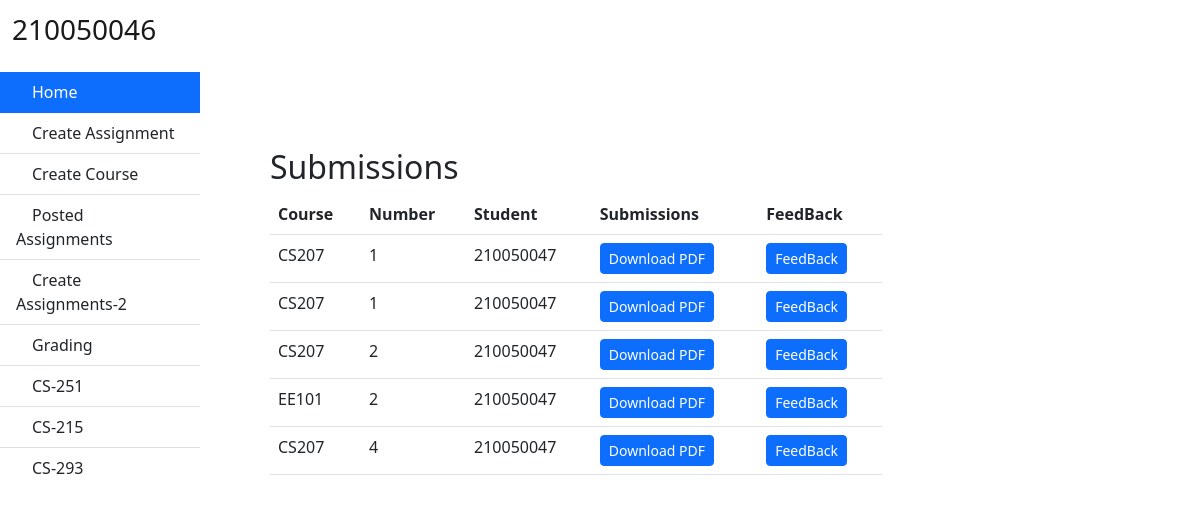
The page /accounts/submissions/ (signed in) on the database its author committed.
### accounts/models.py (models this page shows)
class Solution(models.Model):
	username = models.CharField(max_length=500,default="")
	num = models.PositiveIntegerField(default=1)
	course = models.CharField(max_length=5, default='')
	Submission = models.FileField(upload_to="submission/", null=True, blank=True)

### accounts/views.py (the view)
# urls.py: re_path(r'submissions/$', views.submissions, name='submissions'),
def submissions(request):
	user_profile = UserProfile.objects.get(user = request.user)
	if user_profile.identity != 'teacher':
		logout(request)
		return HttpResponseRedirect('/accounts')
	Assignments = Assignment.objects.filter(username = user_profile.user.username)
	Solutions = Solution.objects.all()
	context = {
		'Assignments': Assignments,
		'Solutions': Solutions,
	}
	return render(request, 'accounts/submissions.html', context)

### templates/accounts/submissions.html (shortened to what this page needs)
<!doctype html>
<html lang="en">
  <head>
    <link href="https://cdn.jsdelivr.net/npm/bootstrap@5.2.2/dist/css/bootstrap.min.css" rel="stylesheet">
  </head>
  <body>
   <header>
    <nav id="sidebarMenu" class="collapse d-lg-block sidebar collapse bg-white">
        <div class="position-sticky  col-md-6 col-lg-2 d-none d-md-block">
          <div class="list-group list-group-flush mx-8 mt-4">
            <br> <br>
            <a href="./" class="list-group-item list-group-item-action py-2 ripple active">
              <span>Home</span>
            </a>
            <a href="./../upload_t/" class="list-group-item list-group-item-action py-2 ripple"><span>Create Assignment</span></a>
            <a href="./../course/" class="list-group-item list-group-item-action py-2 ripple"><span>Create Course</span></a>
            <a href="./../assignments/" class="list-group-item list-group-item-action py-2 ripple">
              <span>Posted Assignments</span>
            </a>
            <a href="./../new_upload_t/" class="list-group-item list-group-item-action py-2 ripple">
              <span>Create Assignments-2</span>
            </a>
            <a href="./../grade" class="list-group-item list-group-item-action py-2 ripple"><span>Grading</span></a>
            <a href="./../assigns251/" class="list-group-item list-group-item-action py-2 ripple"><span>CS-251</span></a>
            <a href="./../assigns215/" class="list-group-item list-group-item-action py-2 ripple"><span>CS-215</span></a>
            <a href="./../assigns293/" class="list-group-item list-group-item-action py-2 ripple"><span>CS-293</span></a>
          </div>
        </div>
      </nav>
    <nav id="main-navbar" class="navbar navbar-expand-lg navbar-light bg-white fixed-top">
      <div class="container-fluid">
        <a class="navbar-brand" href="#">
          <h3>{{ user.username }}</h3>
        </a>
      </div>
    </nav>
  </header>
<main style="margin-top: -340px;margin-left: 270px;">
  <div class="row">
    <div class="col-8">
{% block content %}
  <h2>Submissions</h2>
 <table class="table">
    <thead>
        <tr>
            <th>Course</th>
            <th>Number</th>
            <th>Student</th>
            <th>Submissions</th>
            <th>FeedBack</th>
        </tr>
    </thead>
    <tbody>
      {% for assign in Assignments %}
        {% for soln in Solutions %}
          {% if assign.course == soln.course %}
            {% if assign.num == soln.num %}
        <tr>
          <td>{{ soln.course }}</td>
          <td>{{ soln.num }}</td>
          <td>{{ soln.username }}</td>
          <td>
            <a href="{{ soln.Submission.url }}" class="btn btn-primary btn-sm">
                Download PDF
            </a>
           </td>
           <td>
            <a href="{% url 'accounts:grade' soln.course %}" class="btn btn-primary btn-sm">
                FeedBack
            </a>
           </td>
        </tr>
        {% endif %}
        {% endif %}
        {% endfor %}
      {% endfor %}
    </tbody>
</table>
{% endblock %}
</div>
</div>
</main>
</body>
</html>

### rows shown on the page
Solution: course "CS207", num "1", username "210050047"
Solution: course "CS207", num "1", username "210050047"
Solution: course "CS207", num "2", username "210050047"
Solution: course "EE101", num "2", username "210050047"
Solution: course "CS207", num "4", username "210050047"

### other values the page prints
{{ user.username }} "210050046"
